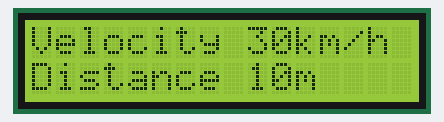
The sketch below on a simulated Arduino Mega 2560, built with avr-gcc and run on an emulated ATmega2560. Parts: 16×2 character LCD.

Above: at 0.1 s.

The sketch:

LCDControl.ino
```cpp
/*회로 연결(한글은 LCD에 안뜸)
5v = VDD, A
GND = V0, VSS, RW, K
*/

#include <LiquidCrystal.h>
LiquidCrystal lcd(23,12,21,13,22,11);//RS, E, D4, D5, D6, D7
void setup() {
  lcd.begin(16,2);
}

void loop() {
  lcd.setCursor(0,0);
  lcd.print("Velocity 30km/h");
  lcd.setCursor(0,1);
  lcd.print("Distance 10m");
  delay(1000);
  lcd.clear();
}
```
